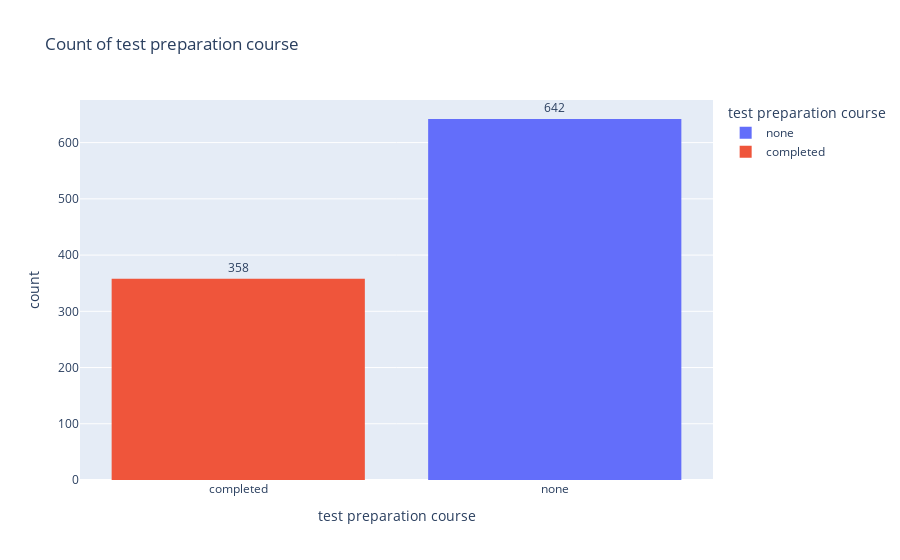

The cell this chart's notebook holds for it:
### Code cell
fig = px.histogram(data,
                   x="test preparation course",
                   title='Count of test preparation course',
                   color='test preparation course',
                   text_auto=True)
fig.update_traces(textposition='outside')
fig.update_xaxes(categoryorder='total ascending')

### Figure 1 — Plotly figure (JSON) as saved in the notebook; plotly's stock layout.template omitted (floating-point values rounded to 4 significant figures; data arrays with more than 128 entries replaced by an {"elided": "..."} marker saying what was removed)
{"data": [{"alignmentgroup": "True", "bingroup": "x", "hovertemplate": "test preparation course=%{x}<br>count=%{y}<extra></extra>", "legendgroup": "none", "marker": {"color": "#636efa", "pattern": {"shape": ""}}, "name": "none", "offsetgroup": "none", "orientation": "v", "showlegend": true, "textposition": "outside", "texttemplate": "%{value}", "type": "histogram", "x": {"elided": "642 str values"}, "xaxis": "x", "yaxis": "y"}, {"alignmentgroup": "True", "bingroup": "x", "hovertemplate": "test preparation course=%{x}<br>count=%{y}<extra></extra>", "legendgroup": "completed", "marker": {"color": "#EF553B", "pattern": {"shape": ""}}, "name": "completed", "offsetgroup": "completed", "orientation": "v", "showlegend": true, "textposition": "outside", "texttemplate": "%{value}", "type": "histogram", "x": {"elided": "358 str values"}, "xaxis": "x", "yaxis": "y"}], "layout": {"barmode": "relative", "legend": {"title": {"text": "test preparation course"}, "tracegroupgap": 0}, "title": {"text": "Count of test preparation course"}, "xaxis": {"anchor": "y", "categoryarray": ["none", "completed"], "categoryorder": "total ascending", "domain": [0, 1], "title": {"text": "test preparation course"}}, "yaxis": {"anchor": "x", "domain": [0, 1], "title": {"text": "count"}}}}
